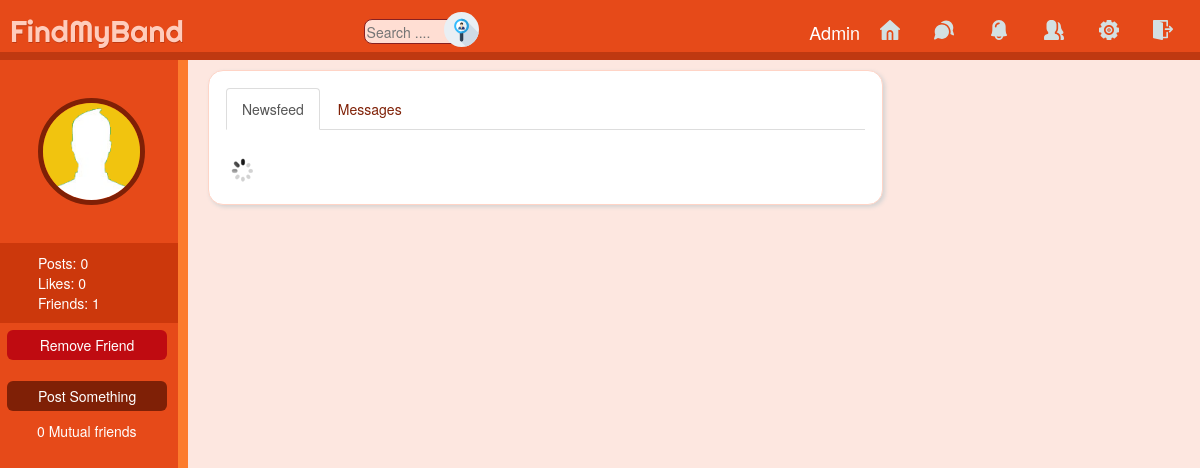
The page /profile.php?profile_username=Rohan (signed in) on the database as committed earlier.
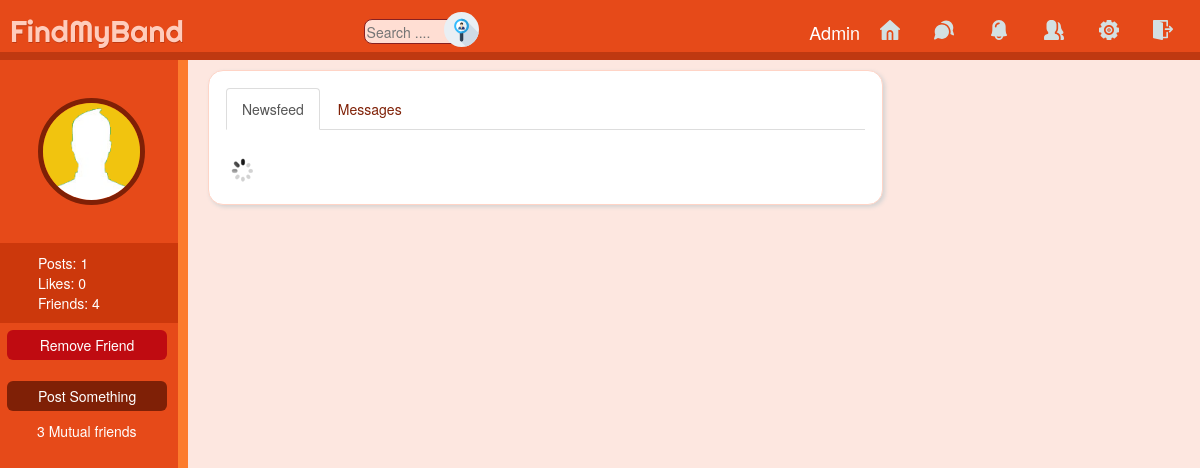
The same page on the database as committed later.
### tables this page shows
CREATE TABLE `users` (
  `id` int(11) NOT NULL,
  `first_name` varchar(25) NOT NULL,
  `last_name` varchar(25) NOT NULL,
  `user_email` varchar(100) NOT NULL,
  `password` varchar(255) NOT NULL,
  `username` varchar(100) NOT NULL,
  `signup_date` date NOT NULL,
  `profile_pic` varchar(255) NOT NULL,
  `num_posts` int(11) NOT NULL,
  `num_likes` int(11) NOT NULL,
  `user_closed` varchar(3) NOT NULL,
  `friend_array` text NOT NULL
);

### includes/classes/Notification.php (called while the page is built, shortened)
<?php
class Notification
{
    private $user_obj;
    private $con;
    public function __construct($con, $user){
        $this->con = $con;
        $this->user_obj = new User($con, $user);
    }
    public function GetUnreadNumber()
    {
      $userLoggedIn = $this->user_obj->getUsername();
      $query = mysqli_query($this->con,"SELECT * FROM notifications WHERE viewed='no' AND user_to='$userLoggedIn'");
      return mysqli_num_rows($query);
    }
}
?>

### includes/classes/User.php (called while the page is built, shortened)
<?php
class User
{
    private $user;
    private $con;
    public function __construct($con, $user)
    {
        $this->con = $con;
        $user_details_query = mysqli_query($con, "SELECT * FROM users WHERE username='$user'");
        $this->user = mysqli_fetch_array($user_details_query);
    }
    public function getUsername()
    {
        return $this->user['username'];
    }
    public function isClosed()
    {
        $username = $this->user['username'];
        $query = mysqli_query($this->con, "SELECT user_closed FROM users WHERE username='$username'");
        $row = mysqli_fetch_array($query);
        if ($row['user_closed'] == 'yes') {
            return true;
        } else {
            return false;
        }
    }
    public function isFriend($username_to_check)
    {
        $usernameComma = "," . $username_to_check . ",";
        if ((strstr($this->user['friend_array'], $usernameComma) || $username_to_check == $this->user['username'])) {
            return true;
        } else {
            return false;
        }
    }
    public function getMutualFriends($user_to_check) {
		$mutualFriends = 0;
		$user_array = $this->user['friend_array'];
		$user_array_explode = explode(",", $user_array);
		$query = mysqli_query($this->con, "SELECT friend_array FROM users WHERE username='$user_to_check'");
		$row = mysqli_fetch_array($query);
		$user_to_check_array = $row['friend_array'];
		$user_to_check_array_explode = explode(",", $user_to_check_array);
		foreach($user_array_explode as $i) {
			foreach($user_to_check_array_explode as $j) {
				if($i == $j && $i != "") {
					$mutualFriends++;
				}
			}
		}
		return $mutualFriends;
	}
}

### includes/classes/Message.php (called while the page is built, shortened)
<?php
class Message
{
    public function __construct($con, $user){
        $this->user_obj = new User($con, $user);
    }
}
?>

### profile.php (the view, shortened to what this page needs)
<?php
if($_GET['profile_username'] == 'Admin'){
	include("includes/adminheader.php") ;
}
else{
include("includes/header.php");
}
if(isset($_GET['profile_username'])) {
	$username = $_GET['profile_username'];
	$user_details_query = mysqli_query($con, "SELECT * FROM users WHERE username='$username'");
	$user_array = mysqli_fetch_array($user_details_query);
	$num_friends = (substr_count($user_array['friend_array'], ",")) - 1;
}
 ?>
 	<div class="profile_left">
 		<img src="<?php echo $user_array['profile_pic']; ?>">
 		<div class="profile_info">
 			<p><?php echo "Posts: " . $user_array['num_posts']; ?></p>
 			<p><?php echo "Likes: " . $user_array['num_likes']; ?></p>
 			<p><?php echo "Friends: " . $num_friends ?></p>
 		</div>
 		<form action="<?php echo $username; ?>" method="POST">
 			<?php
 			$profile_user_obj = new User($con, $username);
 			$logged_in_user_obj = new User($con, $userLoggedIn);
 			if($userLoggedIn != $username) {
 				if($logged_in_user_obj->isFriend($username)) {
 					echo '<input type="submit" name="remove_friend" class="danger" value="Remove Friend"><br>';
 				}
 			}
 			?>
 		</form>
 		<input type="submit" class="deep_orange" data-toggle="modal" data-target="#post_form" value="Post Something">
    <?php
    if($userLoggedIn != $username) {
      echo '<div class="profile_info_bottom">';
        echo $logged_in_user_obj->getMutualFriends($username) . " Mutual friends";
      echo '</div>';
    }
    ?>
 	</div>
	<div class="profile_main_column column">
    <ul class="nav nav-tabs" role="tablist" id="profileTabs">
      <li role="presentation" class="active"><a href="#newsfeed_div" aria-controls="newsfeed_div" role="tab" data-toggle="tab">Newsfeed</a></li>
      <li role="presentation"><a href="#messages_div" aria-controls="messages_div" role="tab" data-toggle="tab">Messages</a></li>
    </ul>
    <div class="tab-content">
      <div role="tabpanel" class="tab-pane fade in active" id="newsfeed_div">
        <img id="loading" src="assets/images/icons/loading.gif">
      </div>
    </div>
	</div>
	</div>
</body>
</html>

### includes/header.php (shortened to what this page needs)
<?php
require 'config/config.php';
include("includes/classes/User.php");
include("includes/classes/Post.php");
include("includes/classes/Message.php");
include("includes/classes/Notification.php");
  if (isset($_SESSION['username'])) {
      $userLoggedIn = $_SESSION['username'];
      $user_details_query = mysqli_query($con, "SELECT * FROM users WHERE username = '$userLoggedIn'");
      $user = mysqli_fetch_array($user_details_query);
  } else {
      header("Location: register.php");
  }
 ?>
 <html>
 <head>
   <link rel="stylesheet" href="assets/css/bootstrap.min.css">
   <link rel="stylesheet" href="assets/css/style.css">
 </head>
 <body>
    <div class="top_bar">
      <div class="logo">
      <a href="index.php">FindMyBand</a>
      </div>
      <div class="search">
        <form action="search.php" method="GET" name="search_form">
          <input type="text" onkeyup="getLiveSearchUsers(this.value, '<?php echo $userLoggedIn ;?>')" name="q" placeholder="Search ...." autocomplete="off" id="search_text_input">
          <div class="button_holder">
            <img src="assets/images/icons/search.svg" alt="search">
          </div>
        </form>
      </div>
      <nav>
        <?php
        $messages = new Message($con, $userLoggedIn);
        $usr_obj = new User($con, $userLoggedIn);
        $notifications = new Notification($con, $userLoggedIn);
         ?>
        <a href="<?php echo $userLoggedIn;?>">
          <?php echo $user['username']; ?>
        </a>
        <a href="index.php"><img src="./assets/icons/home.svg" alt="Home" class="nav-icon"></a>
        <a href="javascript:void(0);" onclick="getDropdownData('<?php echo $userLoggedIn;?>', 'message')"><img src="./assets/icons/chat.svg" alt="Message" class="nav-icon">
        </a>
        <a href="javascript:void(0);" onclick="getDropdownData('<?php echo $userLoggedIn;?>', 'notification')"><img src="./assets/icons/ring.svg" alt="Notifictions" class="nav-icon">
        </a>
        <a href="requests.php"><img src="./assets/icons/user.svg" alt="user" class="nav-icon">
        </a>
        <a href="settings.php"><img src="./assets/icons/settings.svg" alt="Settings" class="nav-icon"></a>
        <a href="includes/handlers/logout.php"><img src="./assets/icons/exit.svg" alt="Log Out" class="nav-icon"></a>
      </nav>
    </div>
    <div class="wrapper">

### assets/css/style.css (style rules this page uses)
body { background-color: #fde7e0; }
a { color: #7f2006; text-decoration: none; }
.top_bar { width: 100%; height: 60px; background-color: #E64A19; border-bottom: 8px solid #bf3911; min-width: 1050px; margin: 0 0 15px 0; display: inline-flex; position: fixed; z-index: 10; }
.logo a { font-family: 'Righteous', cursive; margin-left: 10px; font-size: 30; position: relative; ; top: 10px; color: #FFCCBC; text-shadow: #bf3911 0.5px 0.5px 0px; }
nav { float: right; right: 2px; position: absolute; margin: 10px; }
nav a { position: relative; color: #FFF; text-decoration: none; font-size: 18px; }
.nav-icon { height: 30px; width: 30px; margin: 10px; padding-bottom: 10px; }
.wrapper { margin: 0 auto; top: 70px; position: relative; padding: 0 10px; width: 75%; min-width: 950px; }
.column { background-color: #FFF; padding: 17px; border: 1px solid #ffd4c6; border-radius: 15px; box-shadow: 2px 2px 4px #D3D3D3; z-index: -1; }
.profile_left { top: -10px; width: 20%; max-width: 240px; min-width: 130px; height: 100%; float: left; position: relative; background-color: #E64A19; border-right: 10px solid #fc7c2d; color: #fff; margin-right: 20px; }
.profile_left img { min-width: 80px; width: 60%; margin: 38px; border: 5px solid #7f2006; border-radius: 100%; }
.profile_info { display: list-item; background-color: #cc380c; width: 100%; padding: 10px 0 10px 0; }
.profile_info p { margin: 0 0 0 38px; word-wrap: break-word; }
.danger { background-color: #E74C3C; }
.danger { background-color: #BF0B11; }
.deep_orange { background-color: #7f2006; }
.profile_left input[type="submit"] { width: 90%; height: 30px; border-radius: 6px; margin: 7px 0 0 7px; border: none; color: #fff; }
.profile_main_column { min-width: 675px; float: left; width: 70%; z-index: -1; }
.profile_info_bottom { margin: 10 0 0 37px; }
.tab-content { margin-top: 25px; }
.search { margin: 19px 0px 0px 15%; }
.search #search_text_input { border: thin solid #882121; background-color: #ffded3; border-radius: 8px; float: left; height: 25px; outline: 0px; width: 100px; }
.button_holder { cursor: pointer; margin: -7px 0px 0px -20px; height: 26px; float: left; width: 50px; }
.button_holder img { height: 35px; }

### profile.php (style rules this page uses)
.wrapper { margin-left: 0px; padding-left: 0px; }

Rows that differ between the two databases and show on the page:
changed users (number 2 of 2 on the later page): num_posts "0" → "1"; friend_array "1" → "4"
Other text that changed with them:
$logged_in_user_obj->getMutualFriends($username): "0" → "3"
